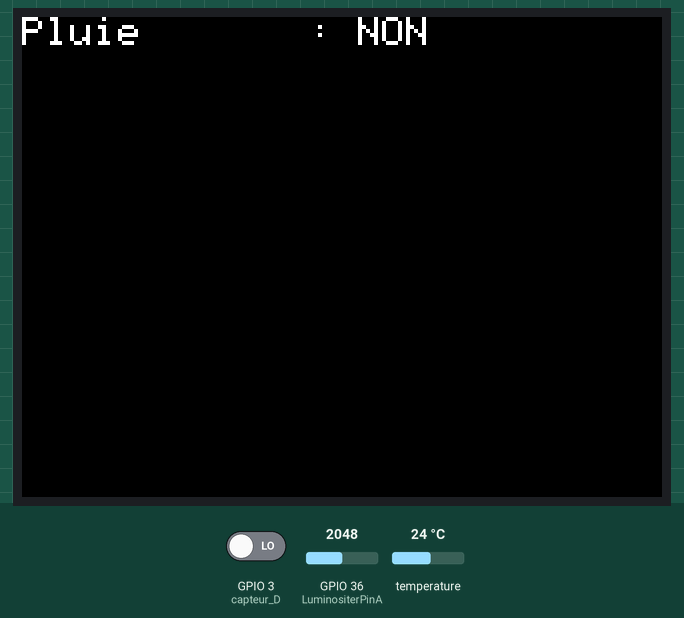
A sketch run on a simulated ESP32. Parts: 320×240 colour display. The inputs (shaded band) are chosen by the test bench; at power-on: temperature 24 °C, GPIO 3 (capteur_D) LOW, GPIO 36 (LuminositerPinA) = 2048. Nothing arrives over Bluetooth unless stated; what the sketch prints to the serial monitor is not drawn.

Above: at 1.3 s.
1.4 s: temperature set to 12 °C
At 6.4 s:
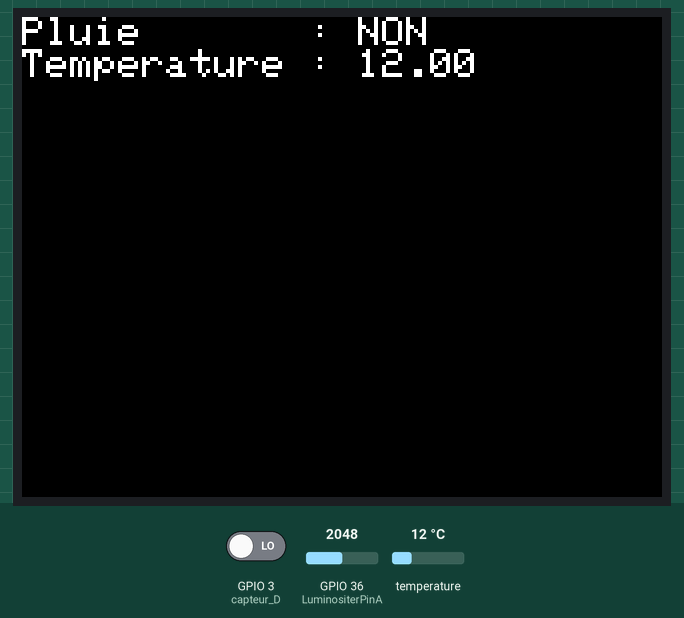
13.3 s: GPIO 3 (capteur_D) driven HIGH
At 16.7 s:
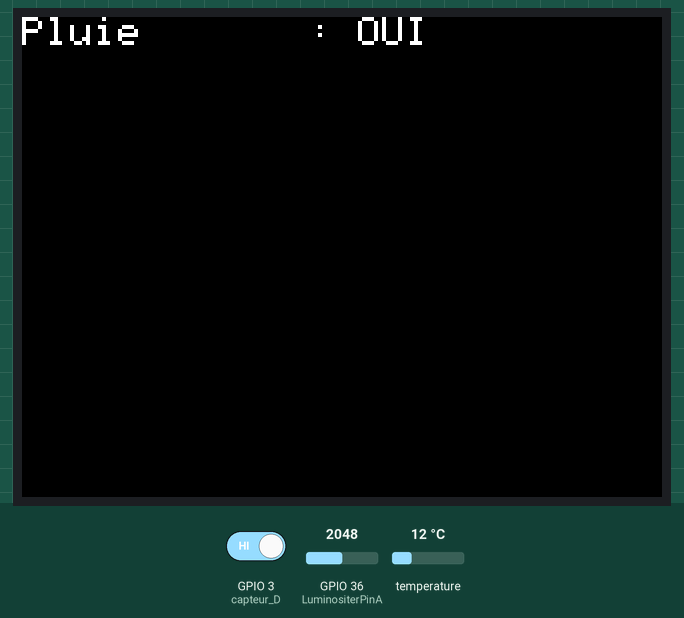
27.3 s: GPIO 3 (capteur_D) driven LOW
At 32.8 s:
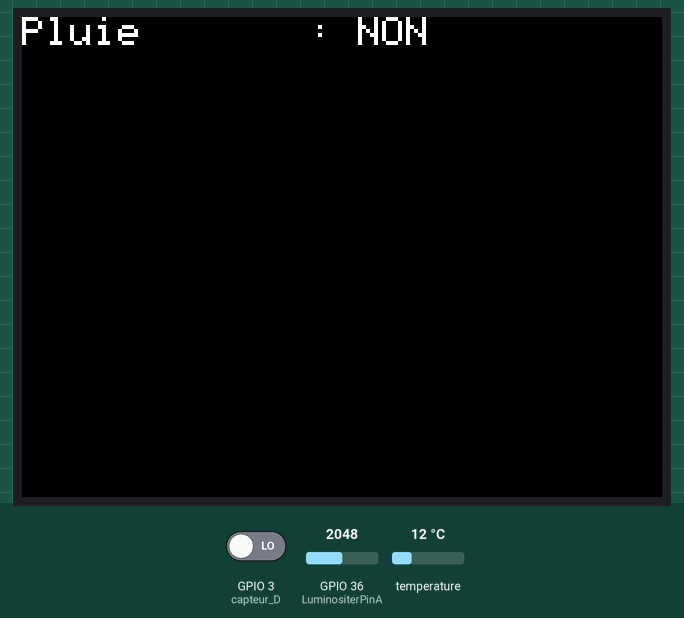
39.2 s: GPIO 36 (LuminositerPinA) set to 2866
At 43.8 s:
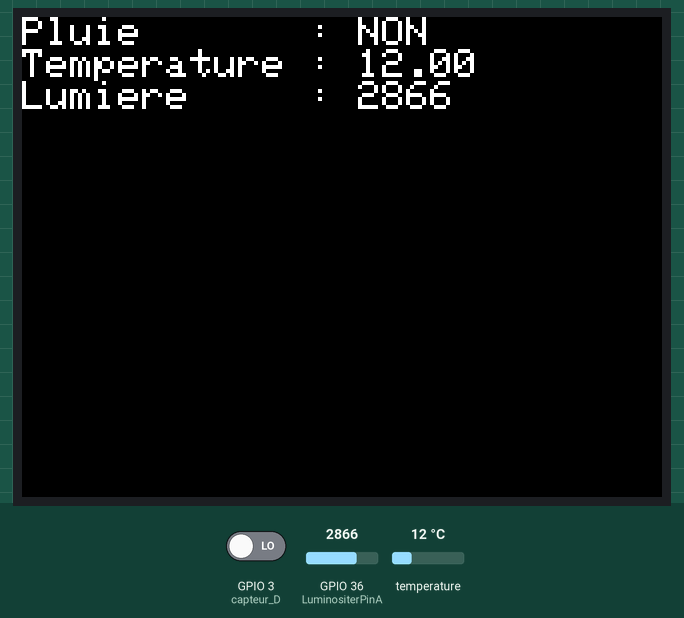
51.1 s: temperature set to 19 °C
At 54.6 s:
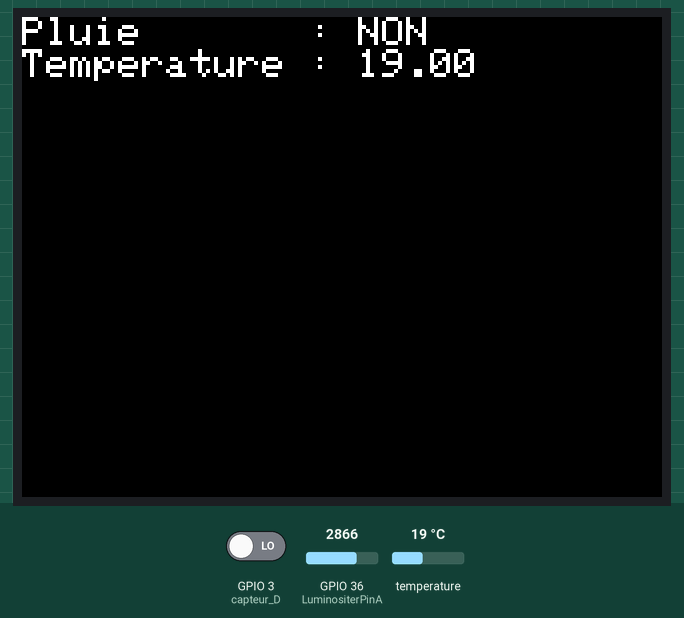
63.0 s: GPIO 36 (LuminositerPinA) set to 3603
At 74.8 s:
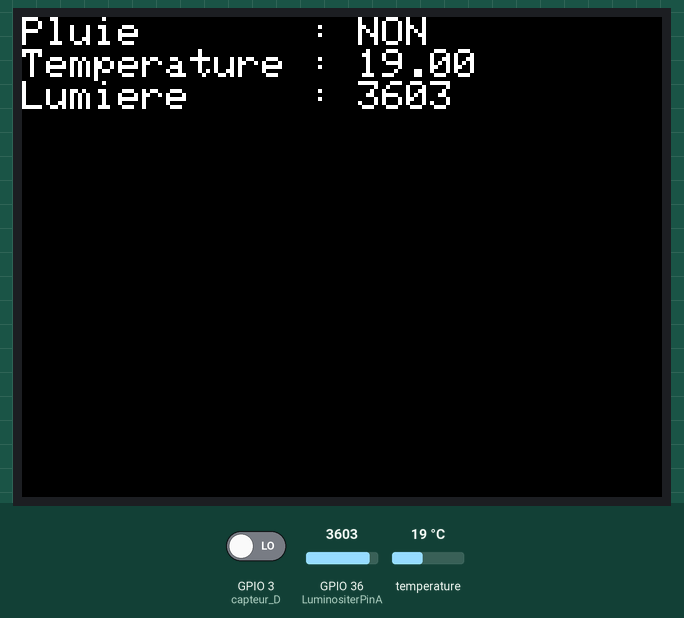
Timing chart, 0 to 76.3 s (numbered marks = the images above; inputs shaded):
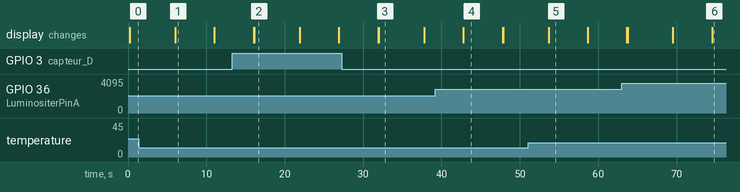

The sketch:

DOM-IOTIA-capteur.ino
```cpp
/* Eleve : GRANET
 * Class : Lp IOTIA 2019
 * Etablisement IUT Nice-Sophia
 */
#include <M5Stack.h>
#include "BluetoothSerial.h"
#include <OneWire.h>
#include <DallasTemperature.h>
/****************************Initialisation du Bluetooth*****************************/
#if !defined(CONFIG_BT_ENABLED) || !defined(CONFIG_BLUEDROID_ENABLED)
#error Bluetooth is not enabled! Please run `make menuconfig` to and enable it
#endif
BluetoothSerial SerialBT;
/****************************Capteur de pluie*****************************/
const int capteur_D = 3;  // pin connecté à la sortie digital du capteur
const int capteur_A = 35; // pin connecté à la sortie analogique du capteur
int val_analogique;       //int de la valeur analogique du capteur
/*************************************************************************/

/****************************Capteur de DS18B20*****************************/
  #define ONE_WIRE_BUS 22               // DS18B20 on arduino pin2 corresponds to D4 on physical board
  OneWire oneWire(ONE_WIRE_BUS);        //Difinition du bus OneWire
  DallasTemperature DS18B20(&oneWire);  //declaration du Capteur sur le bus OneWire
/***************************************************************************/

/****************************Capteur de Luminosite*****************************/
  int LuminositerPinA = 36; //valeur annalogique de la photo-resistance
/*****************************************************************************/
void setup()
{
  SerialBT.begin("gaetan2"); //Bluetooth device name
  M5.begin();                //Start M5Stack
  M5.Speaker.mute();
  Serial.begin(115200);      //Vitesse du port serie
  Serial.println("Demarage de l'application ");
  /****************************Capteur de pluie*****************************/
  pinMode(capteur_D, INPUT);  //D0 : Sortie digital, qui envoi une valeur numérique 0 ou 1.
  pinMode(capteur_A, INPUT);  //A0 : Sortie analogique, qui permet d’avoir une valeur variable et graduelle.
                              //ici A0 non utiliser
  /*************************************************************************/
}


void loop()
{
   /****************************Declaration des variable*****************************/
  String pluie = "";        //Instaciation de la variable Pluie
  float Temperature = 0.0;  //Instaciation de la variable Pluie
  int Luminosite = 0;       //Intanciation de la variable Luminosite
  String Humidite = "";     //Intanciation de la variable Humidite

  //---------------------------------START---------------------------------
  M5.Speaker.mute();
  M5.Lcd.clear();                     //Effacement des valeurs LCD
  M5.Lcd.setCursor(0,0);              //Emplacement de l'ecriture
  M5.Lcd.setTextSize(2);              //Taille d'ecriture

  //float celsius;
  int count = DS18B20.getDS18Count(); //nombre de device connecte
  DS18B20.begin();                    //Demarer le DS18B20
 /****************************Capteur de pluie*****************************/
  if(digitalRead(capteur_D) == HIGH) // Le capteur est actif à l'Haut
  {
    pluie = "OUI";
    Serial.println("Valeur digital : mouille");
  }
  else
  {
    pluie = "NON";
    Serial.println("Valeur digital : Pas mouille");
  }
  SerialBT.println("T = ");
  SerialBT.println(pluie);
  M5.Lcd.print("Pluie       : ");
  M5.Lcd.println(pluie);
  delay(5000);
  /****************************Capteur de DS18B20*****************************/
  if (count > 0) // si 1 capteur de temperature est trouve
  {
    DS18B20.requestTemperatures(); //on obtient la temperature
    for (int i=0; i < count; i++)
    {
      Temperature = DS18B20.getTempCByIndex(i);
      Temperature = round(Temperature);
      //Temperature = celsius;
      Serial.print("Temperature : ");
      Serial.println(Temperature);
      M5.Lcd.print("Temperature : ");
      M5.Lcd.println(Temperature);
      SerialBT.println(Temperature);
    }
  }
  delay(5000);
  /****************************Capteur de Luminosite*****************************/
  Luminosite = analogRead(LuminositerPinA);  //Lecture analogique de la Photo-resistance
  M5.Lcd.print("Lumiere     : ");
  M5.Lcd.println(Luminosite);
  Serial.print("Lumiere     : ");
  Serial.println(Luminosite);
  SerialBT.println(Luminosite);
  /*************************************************************************/
  delay(5000); // 5 secondes soit 5000 millisecondes
}
```

Measured:
- after the input at 13.3 s, the display: first differs from a run without the input after 2.8 s (image 2)
- after the input at 27.3 s, the display: first differs from a run without the input after 4.7 s (image 3)
- what the display in image 1 shows lasts 5.0 s, from 6.0 s to 11.0 s
- what the display in image 2 shows lasts 5.8 s, from 16.1 s to 21.9 s
